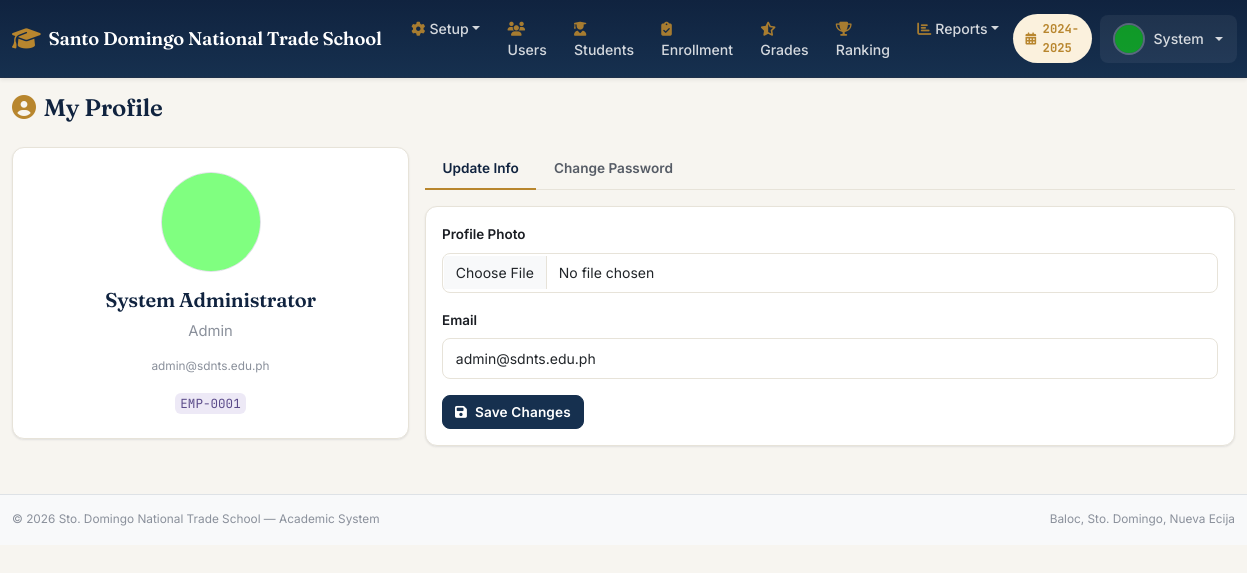
The app's page /sdnts/profile.php (signed in) with its own data.
### tables this page shows
CREATE TABLE `system_settings` (
  `settingID` INT AUTO_INCREMENT PRIMARY KEY,
  `settingKey` VARCHAR(100) UNIQUE NOT NULL,
  `settingValue` TEXT,
  `dateUpdated` DATETIME DEFAULT CURRENT_TIMESTAMP ON UPDATE CURRENT_TIMESTAMP
);

CREATE TABLE `academicYear` (
  `ayID` INT AUTO_INCREMENT PRIMARY KEY,
  `academicYear` VARCHAR(20) NOT NULL,
  `academicDesc` TEXT,
  `status` ENUM('active','inactive') DEFAULT 'inactive',
  `dateCreated` DATETIME DEFAULT CURRENT_TIMESTAMP,
  `dateDeleted` DATETIME DEFAULT NULL
);

CREATE TABLE `users` (
  `userID` INT AUTO_INCREMENT PRIMARY KEY,
  `employeeNo` VARCHAR(20) UNIQUE DEFAULT NULL,
  `firstName` VARCHAR(100) NOT NULL,
  `middleName` VARCHAR(100) DEFAULT NULL,
  `lastName` VARCHAR(100) NOT NULL,
  `extName` VARCHAR(10) DEFAULT NULL,
  `pic` VARCHAR(255) DEFAULT 'default.png',
  `roleID` INT NOT NULL,
  `email` VARCHAR(150) NOT NULL UNIQUE,
  `password` VARCHAR(255) NOT NULL,
  `programID` INT DEFAULT NULL,
  `isActive` TINYINT(1) DEFAULT 1,
  `dateCreated` DATETIME DEFAULT CURRENT_TIMESTAMP,
  `dateDeleted` DATETIME DEFAULT NULL,
  `deletedBy` INT DEFAULT NULL COMMENT 'Archive audit trail: userID who archived this record',
  FOREIGN KEY (`roleID`) REFERENCES `roles`(`roleID`)
);

### sdnts/includes/config.php (called while the page is built, shortened)
<?php
function getDB(): PDO {
    static $pdo = null;
    if ($pdo === null) {
        try {
            $dsn = "mysql:host=" . DB_HOST . ";dbname=" . DB_NAME . ";charset=" . DB_CHARSET;
            $options = [
                PDO::ATTR_ERRMODE            => PDO::ERRMODE_EXCEPTION,
                PDO::ATTR_DEFAULT_FETCH_MODE => PDO::FETCH_ASSOC,
                PDO::ATTR_EMULATE_PREPARES   => false,
            ];
            $pdo = new PDO($dsn, DB_USER, DB_PASS, $options);
        } catch (PDOException $e) {
            die('<div style="background:#fee;padding:20px;font-family:monospace;">
                <strong>Database Connection Error</strong><br>
                Please ensure XAMPP MySQL is running and database <strong>sdnts_db</strong> exists.<br>
                Run <code>database.sql</code> first.<br>
                Error: ' . htmlspecialchars($e->getMessage()) . '
            </div>');
        }
    }
    return $pdo;
}
function getActiveAY(): array {
    $db = getDB();
    $stmt = $db->prepare("SELECT * FROM academicYear WHERE status='active' LIMIT 1");
    $stmt->execute();
    return $stmt->fetch() ?: ['ayID' => 1, 'academicYear' => '2024-2025'];
}
function getSetting(string $key): string {
    $db = getDB();
    $stmt = $db->prepare("SELECT settingValue FROM system_settings WHERE settingKey=?");
    $stmt->execute([$key]);
    $row = $stmt->fetch();
    return $row ? $row['settingValue'] : '';
}
function clean(string $str): string {
    return htmlspecialchars(trim($str), ENT_QUOTES, 'UTF-8');
}

### sdnts/profile.php (the view, shortened to what this page needs)
<?php
require_once 'includes/config.php';
$db = getDB();
$isStudent = isset($_SESSION['studentID']);
$uid = $_SESSION['userID'];
if ($isStudent) {
    $stmt = $db->prepare("SELECT * FROM students WHERE studentID=?");
    $stmt->execute([$_SESSION['studentID']]);
} else {
    $stmt = $db->prepare("SELECT u.*,r.roleName FROM users u JOIN roles r ON u.roleID=r.roleID WHERE u.userID=?");
    $stmt->execute([$uid]);
}
$profile = $stmt->fetch();
include 'includes/header.php';
?>
<div class="d-flex justify-content-between align-items-center mb-4">
  <h4 class="mb-0"><i class="fas fa-user-circle me-2 text-primary"></i>My Profile</h4>
</div>
<div class="row g-3">
  <div class="col-md-4">
    <div class="card border-0 shadow-sm text-center">
      <div class="card-body py-4">
        <img src="<?= SITE_URL ?>/assets/img/uploads/<?= clean($profile['pic']??'default.png') ?>"
             class="rounded-circle mb-3 border" width="100" height="100" style="object-fit:cover"
             onerror="this.src='<?= SITE_URL ?>/assets/img/default.png'" id="profilePreview">
        <h5><?= clean(($profile['firstName']??'').' '.($profile['lastName']??'')) ?></h5>
        <p class="text-muted"><?= clean($_SESSION['roleName']??'') ?></p>
        <p class="text-muted small"><?= clean($profile['email']??'') ?></p>
        <?php if (!$isStudent && !empty($profile['employeeNo'])): ?>
        <code><?= clean($profile['employeeNo']) ?></code>
        <?php elseif ($isStudent): ?>
        <code><?= clean($profile['studentNo']??'') ?></code>
        <?php endif; ?>
      </div>
    </div>
  </div>
  <div class="col-md-8">
    <ul class="nav nav-tabs mb-3">
      <li class="nav-item"><a class="nav-link active" data-bs-toggle="tab" href="#tabInfo">Update Info</a></li>
      <li class="nav-item"><a class="nav-link" data-bs-toggle="tab" href="#tabPw">Change Password</a></li>
    </ul>
    <div class="tab-content">
      <div class="tab-pane fade show active" id="tabInfo">
        <div class="card border-0 shadow-sm">
          <div class="card-body">
            <form method="POST" enctype="multipart/form-data">
              <div class="mb-3">
                <label class="form-label">Profile Photo</label>
                <input type="file" name="pic" class="form-control" accept="image/*" onchange="previewImg(this)">
              </div>
              <div class="mb-3">
                <label class="form-label">Email</label>
                <input type="email" name="email" class="form-control" value="<?= clean($profile['email']??'') ?>">
              </div>
              <button type="submit" class="btn btn-primary"><i class="fas fa-save me-2"></i>Save Changes</button>
            </form>
          </div>
        </div>
      </div>
    </div>
  </div>
</div>
<?php include 'includes/footer.php'; ?>

### sdnts/includes/header.php (shortened to what this page needs)
<?php
$activeAY = getActiveAY();
$schoolName = getSetting('school_name') ?: 'SDNTS';
$currentUser = null;
try {
    $db = getDB();
    $stmt = $db->prepare("SELECT u.*, r.roleName FROM users u JOIN roles r ON u.roleID=r.roleID WHERE u.userID=?");
    $stmt->execute([$_SESSION['userID']]);
    $currentUser = $stmt->fetch();
} catch(Exception $e) {}
?>
<!DOCTYPE html>
<html lang="en">
<head>
  <link rel="stylesheet" href="https://cdnjs.cloudflare.com/ajax/libs/bootstrap/5.3.2/css/bootstrap.min.css">
  <link rel="stylesheet" href="https://cdnjs.cloudflare.com/ajax/libs/font-awesome/6.5.0/css/all.min.css">
  <link rel="stylesheet" href="https://cdnjs.cloudflare.com/ajax/libs/datatables/1.10.21/css/dataTables.bootstrap5.min.css">
  <link rel="stylesheet" href="<?= SITE_URL ?>/assets/css/style.css">
</head>
<body>
<nav class="navbar navbar-expand-lg navbar-dark site-navbar shadow-sm">
  <div class="container-fluid">
    <a class="navbar-brand d-flex align-items-center gap-2" href="<?= SITE_URL ?>/dashboard.php">
      <i class="fas fa-graduation-cap fa-lg"></i>
      <span class="d-none d-md-inline"><?= clean($schoolName) ?></span>
    </a>
    <div class="collapse navbar-collapse" id="navMain">
      <ul class="navbar-nav me-auto">
        <?php if (in_array($_SESSION['roleID'], [ROLE_ADMIN, ROLE_PRINCIPAL])): ?>
        <li class="nav-item dropdown">
          <a class="nav-link dropdown-toggle" href="#" data-bs-toggle="dropdown"><i class="fas fa-cog me-1"></i>Setup</a>
        </li>
        <?php endif; ?>
        <?php if ($_SESSION['roleID'] === ROLE_ADMIN): ?>
        <li class="nav-item">
          <a class="nav-link" href="<?= SITE_URL ?>/admin/users.php"><i class="fas fa-users me-1"></i>Users</a>
        </li>
        <?php endif; ?>
        <?php if (in_array($_SESSION['roleID'], [ROLE_ADMIN, ROLE_PRINCIPAL, ROLE_TEACHER])): ?>
        <li class="nav-item">
          <a class="nav-link" href="<?= SITE_URL ?>/admin/students.php"><i class="fas fa-user-graduate me-1"></i>Students</a>
        </li>
        <li class="nav-item">
          <a class="nav-link" href="<?= SITE_URL ?>/admin/enrollment.php"><i class="fas fa-clipboard-check me-1"></i>Enrollment</a>
        </li>
        <li class="nav-item">
          <a class="nav-link" href="<?= SITE_URL ?>/admin/grades.php"><i class="fas fa-star-half-alt me-1"></i>Grades</a>
        </li>
        <li class="nav-item">
          <a class="nav-link" href="<?= SITE_URL ?>/admin/ranking.php"><i class="fas fa-trophy me-1"></i>Ranking</a>
        </li>
        <?php endif; ?>
        <li class="nav-item dropdown">
          <a class="nav-link dropdown-toggle" href="#" data-bs-toggle="dropdown"><i class="fas fa-chart-bar me-1"></i>Reports</a>
        </li>
      </ul>
      <ul class="navbar-nav ms-auto align-items-center">
        <li class="nav-item me-2">
          <span class="ay-chip"><i class="fas fa-calendar-alt"></i><?= clean($activeAY['academicYear']) ?></span>
        </li>
        <li class="nav-item dropdown">
          <a class="nav-link dropdown-toggle d-flex align-items-center gap-2 user-menu-toggle" href="#" data-bs-toggle="dropdown">
            <img src="<?= SITE_URL ?>/assets/img/uploads/<?= clean($currentUser['pic'] ?? 'default.png') ?>"
                 class="rounded-circle user-avatar-img" width="32" height="32" style="object-fit:cover;" onerror="this.src='<?= SITE_URL ?>/assets/img/default.png'">
            <span class="d-none d-lg-inline"><?= clean($currentUser['firstName'] ?? '') ?></span>
          </a>
        </li>
      </ul>
    </div>
  </div>
</nav>
<div class="container-fluid mt-3">

### sdnts/assets/css/style.css (style rules this page uses)
:root { --navy-900:#10233F; --navy-800:#152C4C; --navy-700:#1B3A63; --navy-500:#2F5687; --navy-100:#E7EEF6; --gold-500:#B8862E; --gold-100:#FBF1DD; --sage-600:#3E7A5B; --sage-100:#E4F1EA; --plum-600:#5B4B8A; --plum-100:#EDE9F6; --brick-600:#B5432F; --brick-100:#F8E7E2; --sky-500:#2C7BB0; --sky-100:#E5F1F8; --cream-50:#F7F5F0; --ink-900:#1A1D23; --ink-600:#565C66; --ink-400:#8A909B; --line:#E7E3D9; --radius:12px; --radius-sm:8px; --radius-lg:16px; --shadow-sm:0 1px 2px rgba(16,35,63,.06), 0 1px 3px rgba(16,35,63,.04); --shadow-md:0 8px 22px rgba(16,35,63,.08); --font-display:'Fraunces', Georgia, serif; --font-body:'Inter', -apple-system, BlinkMacSystemFont, 'Segoe UI', sans-serif; --font-mono:'JetBrains Mono', 'Courier New', monospace; }
body { font-family: var(--font-body); background: var(--cream-50); color: var(--ink-900); font-size: 0.925rem; }
h1,h2,h3,h4,h5,h6 { font-family: var(--font-display); color: var(--navy-900); font-weight: 600; letter-spacing: -0.01em; }
a { color: var(--navy-700); }
code { font-family: var(--font-mono); color: var(--plum-600); background: var(--plum-100); padding: .15em .45em; border-radius: 6px; font-size: .85em; }
h4 > i.text-primary, h4 > i.text-warning { color: var(--gold-500) !important; }
.card { border: 1px solid var(--line) !important; border-radius: var(--radius) !important; box-shadow: var(--shadow-sm) !important; }
.card.shadow-sm { box-shadow: var(--shadow-sm) !important; }
.btn { border-radius: var(--radius-sm); font-weight: 600; font-size: .85rem; letter-spacing: .01em; transition: transform .12s ease, box-shadow .12s ease, background .15s ease, color .15s ease; }
.btn-primary { background: var(--navy-800); border-color: var(--navy-800); }
.form-label { font-weight: 600; font-size: .84rem; color: var(--ink-900); }
.form-control, .form-select { border-color: var(--line); border-radius: var(--radius-sm); font-size: .875rem; padding: .55rem .8rem; }
.nav-tabs { border-bottom: 1px solid var(--line); }
.nav-tabs .nav-link { border: none; color: var(--ink-600); font-weight: 600; font-size: .85rem; padding: .65rem 1.1rem; border-radius: 0; }
.nav-tabs .nav-link.active { color: var(--navy-900); background: transparent; border-bottom: 2px solid var(--gold-500); }
.text-muted { color: var(--ink-400) !important; }
.small, small { font-size: .8em; }

### sdnts/includes/header.php (style rules this page uses)
:root { --navy-900: #10233F; --navy-800: #16304F; --navy-700: #1B3A63; --navy-500: #2F5687; --gold-500: #B8862E; --gold-100: #FBF1DD; --sage-600: #3E7A5B; --sage-100: #E4F1EA; --plum-600: #5B4B8A; --brick-600: #B5432F; --brick-100: #F8E7E2; --cream-50: #F7F5F0; --ink-900: #1A1D23; --ink-600: #565C66; --ink-400: #8A909B; --line: #E7E3D9; --font-display: 'Fraunces', Georgia, serif; --font-body: 'Inter', -apple-system, sans-serif; --font-mono: 'JetBrains Mono', 'Courier New', monospace; }
body { font-family: var(--font-body); background: var(--cream-50); color: var(--ink-900); }
.site-navbar { background: linear-gradient(180deg, var(--navy-900), var(--navy-800)); border-bottom: 1px solid rgba(255,255,255,0.06); padding-top: .6rem; padding-bottom: .6rem; }
.site-navbar .navbar-brand { font-family: var(--font-display); font-weight: 600; font-size: 1.15rem; letter-spacing: -0.01em; color: #fff !important; }
.site-navbar .navbar-brand i { color: var(--gold-500); }
.site-navbar .nav-link { font-size: 0.88rem; font-weight: 500; color: rgba(255,255,255,0.82) !important; padding: 0.5rem 0.85rem !important; border-radius: 8px; transition: background .15s ease, color .15s ease; }
.site-navbar .nav-link i { color: var(--gold-500); opacity: 0.9; }
.ay-chip { display: inline-flex; align-items: center; gap: 0.4rem; background: var(--gold-100); color: var(--gold-500); font-family: var(--font-mono); font-weight: 700; font-size: 0.76rem; padding: 0.4rem 0.8rem; border-radius: 999px; }
.user-menu-toggle { padding: 0.3rem 0.6rem 0.3rem 0.3rem !important; border-radius: 999px; background: rgba(255,255,255,0.06); }
.user-avatar-img { border: 2px solid rgba(255,255,255,0.25); }

### records on screen
system_settings: settingValue "Santo Domingo National Trade School"
academicyear: academicYear "2024-2025"
users: pic (placeholder picture), firstName "System", firstName+lastName "System Administrator", email "admin@sdnts.edu.ph", employeeNo "EMP-0001"

### other values on screen
$_SESSION['roleName'] "Admin"
